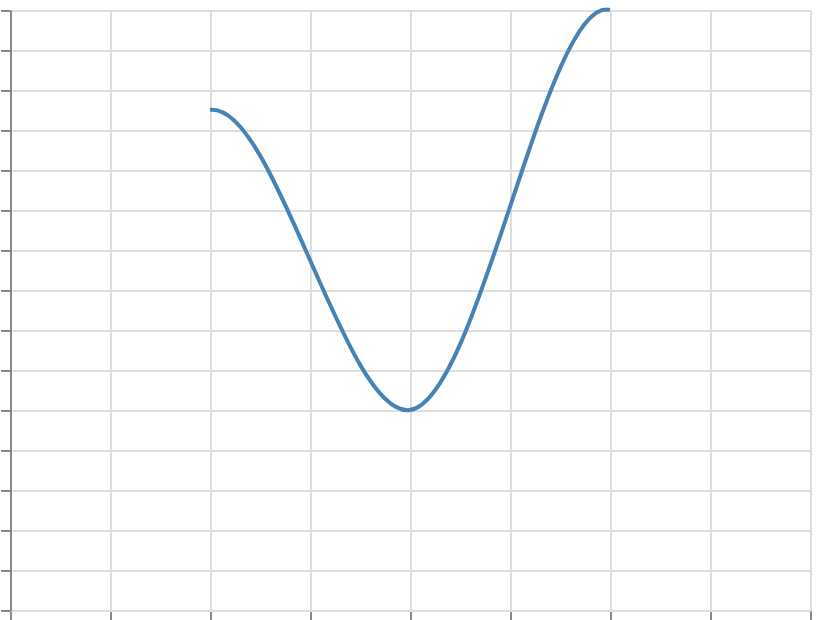

Describe this chart as a Vega-Lite specification.
### Vega specification from a JSON file in a GitHub repository (floating-point values rounded to 4 significant figures)
{"$schema": "https://vega.github.io/schema/vega/v6.json", "width": 400, "height": 300, "padding": 5, "autosize": "none", "data": [{"name": "table", "values": [{"x": 0, "y": 5}, {"x": 1, "y": 25}, {"x": 2, "y": 10}, {"x": 3, "y": 30}, {"x": 4, "y": 0}]}], "scales": [{"name": "x", "type": "linear", "domain": {"data": "table", "field": "x"}, "range": "width", "nice": true}, {"name": "y", "type": "linear", "domain": {"data": "table", "field": "y"}, "range": [{"signal": "height"}, 0], "nice": true}], "marks": [{"type": "line", "from": {"data": "table"}, "encode": {"update": {"x": {"scale": "x", "field": "x"}, "y": {"scale": "y", "field": "y"}, "stroke": {"value": "steelblue"}, "strokeWidth": {"value": 2}, "interpolate": {"value": "catmull-rom-open"}, "tension": {"value": 0.3}}}}], "axes": [{"scale": "x", "orient": "bottom", "grid": true, "labels": false}, {"scale": "y", "orient": "left", "grid": true, "labels": false}]}
